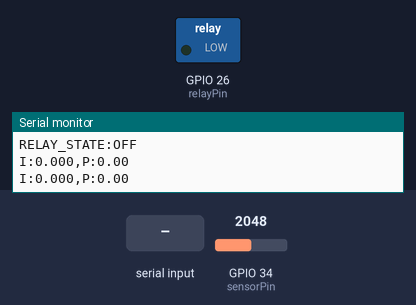
Recording of a sketch running on a simulated ESP32. Shown: switched loads named in the sketch (green lamp = pin HIGH), the last lines printed to the serial monitor. The inputs (shaded band) are chosen by the test bench; at power-on: GPIO 34 (sensorPin) = 2048 (analog values on the 0–4095 scale).

Above: at 6.3 s.
6.4 s: "ON\n" received over Serial
At 8.4 s:
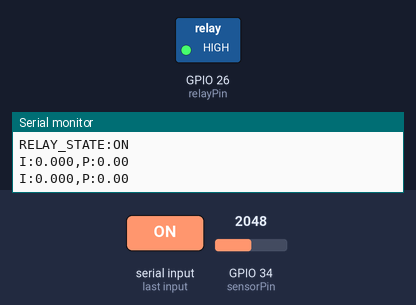
8.7 s: GPIO 34 (sensorPin) set to 130
10.2 s: GPIO 34 (sensorPin) set to 116
12.8 s: "OFF\n" received over Serial
At 14.2 s:
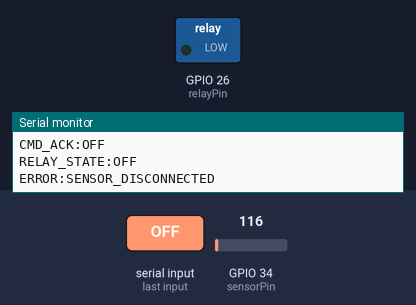
Timing chart, 0 to 15.8 s (numbered marks = the images above; inputs shaded):
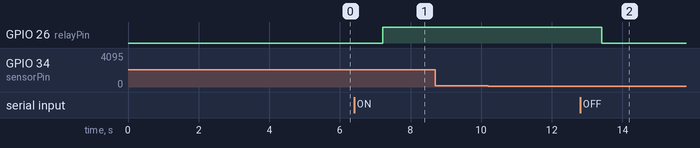

The sketch:

current_calculation.ino
```cpp
/*
 * ESP32 + ACS712 High-Precision Power Monitor
 * Version 11/10: Auto-calibrating, Self-healing, ML-Ready
 */

// --- Hardware Pins ---
const int sensorPin = 34;
const int relayPin  = 26;
const bool RELAY_ACTIVE_HIGH = true; // Set false if your relay module is active-low.

// --- System Constants ---
const float sensitivity   = 0.185;       // 5A ACS712 Model
const float voltageSupply = 230.0;       // Mains Voltage for fan/load estimation
const float alpha         = 0.2;         // EMA Smoothing Factor
const float scalingFactor = 0.57;        // Correction for low-current non-linearity
const float adcFactor     = 3.3 / 4095.0; // ESP32 12-bit ADC conversion multiplier

// --- Global State Variables ---
float zeroOffset = 0;
float filteredCurrent = 0;
bool relayEnabled = true;

void setRelayState(bool on) {
  int pinLevel;
  if (RELAY_ACTIVE_HIGH) {
    pinLevel = on ? HIGH : LOW;
  } else {
    pinLevel = on ? LOW : HIGH;
  }
  digitalWrite(relayPin, pinLevel);
}

void handleSerialCommands() {
  if (!Serial.available()) {
    return;
  }

  String cmd = Serial.readStringUntil('\n');
  cmd.trim();
  cmd.toUpperCase();

  if (cmd == "OFF") {
    relayEnabled = false;
    setRelayState(false);
    Serial.println("CMD_RX:OFF");
    Serial.println("CMD_ACK:OFF");
    Serial.println("RELAY_STATE:OFF");
  } else if (cmd == "ON") {
    relayEnabled = true;
    setRelayState(true);
    Serial.println("CMD_RX:ON");
    Serial.println("CMD_ACK:ON");
    Serial.println("RELAY_STATE:ON");
  } else if (cmd.length() > 0) {
    Serial.print("CMD_UNKNOWN:");
    Serial.println(cmd);
  }
}

void setup() {
  Serial.begin(115200);
  pinMode(relayPin, OUTPUT);

  // 1. ESP32 ADC Hardware Optimization
  analogReadResolution(12);
  analogSetAttenuation(ADC_11db);

  // 2. Cold-Start Thermal Stabilization
  setRelayState(false);
  Serial.println("SYSTEM_STARTUP");
  delay(5000); // Allow sensor and power rails to reach thermal equilibrium

  // 3. Precision Baseline Calibration
  float sensorSum = 0;
  for (int i = 0; i < 500; i++) {
    sensorSum += analogRead(sensorPin) * adcFactor;
    delayMicroseconds(200);
  }
  zeroOffset = sensorSum / 500;

  Serial.print("CALIBRATED_OFFSET:");
  Serial.println(zeroOffset, 4);
  Serial.println("SYSTEM_READY");
  // 4. Start with the load OFF and wait for dashboard commands.
  relayEnabled = false;
  setRelayState(false);
  Serial.println("RELAY_STATE:OFF");
}

void loop() {
  // Handle commands from Python before sensor processing.
  handleSerialCommands();

  // 5. Oversampling for Noise Reduction
  float voltageSum = 0;
  int numSamples = 100;

  for (int i = 0; i < numSamples; i++) {
    voltageSum += analogRead(sensorPin) * adcFactor;
    delayMicroseconds(200);
  }
  float avgVoltage = voltageSum / numSamples;

  // 6. Hardware Fail-Safe (Sensor Disconnect Detection)
  // If voltage drops to 0 or spikes to max, the wire is likely unplugged
  if (avgVoltage < 0.1 || avgVoltage > 3.2) {
    Serial.println("ERROR:SENSOR_DISCONNECTED");
    delay(1000);
    return; // Skip the rest of the loop until fixed
  }

  // 7. Current Calculation
  float rawCurrent = (avgVoltage - zeroOffset) / sensitivity;
  float absCurrent = abs(rawCurrent);

  // 8. Noise Floor & Software Fuse
  if (absCurrent < 0.03) absCurrent = 0;

  // Clamp based on expected max load (~0.1A); prevents wild spikes from ADC noise
  if (absCurrent > 0.30) absCurrent = 0.30;

  // 9. Dynamic Thermal Drift Calibration (Self-Healing)
  // If the fan is functionally off/drawing no measurable current, continuously
  // micro-adjust the zero offset to account for temperature changes in the room.
  if (absCurrent == 0) {
    zeroOffset = (0.999 * zeroOffset) + (0.001 * avgVoltage);
  }

  // 10. Exponential Moving Average (EMA) Filter
  filteredCurrent = (alpha * absCurrent) + ((1.0 - alpha) * filteredCurrent);

  // 11. Final Calibrated Math
  float calibratedCurrent = filteredCurrent * scalingFactor;
  float power = voltageSupply * calibratedCurrent;

  // 12. ML/Python Optimized Output Array
  // Format: "I:0.123,P:0.61"
  Serial.print("I:");
  Serial.print(calibratedCurrent, 3);
  Serial.print(",P:");
  Serial.println(power, 2);

  delay(1000); // 1Hz logging frequency for clean, continuous dataset
}
```

Measured:
- after the input at 6.4 s, GPIO 26 (relayPin): LOW → HIGH after 0.82 s
- after the input at 12.8 s, GPIO 26 (relayPin): HIGH → LOW after 0.61 s
